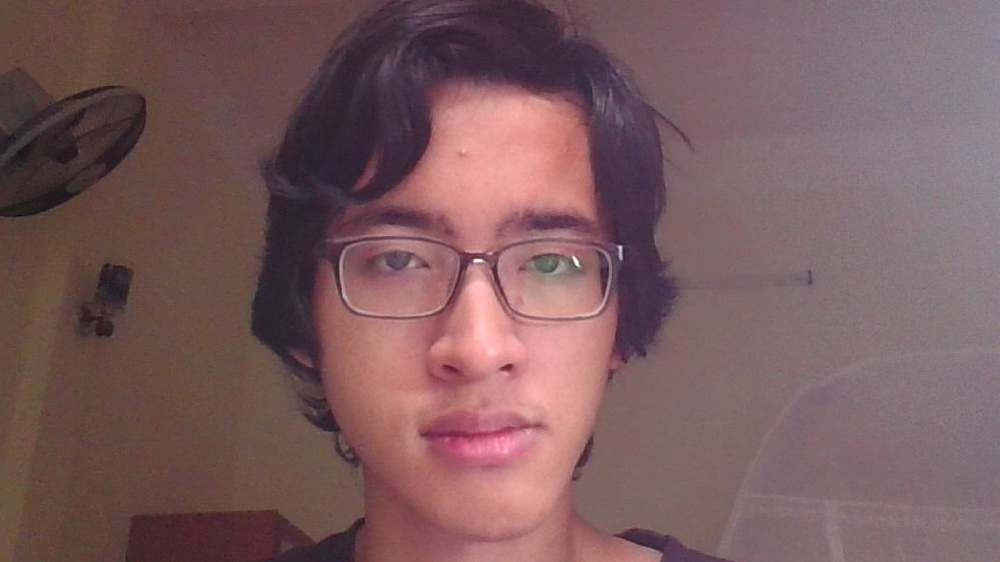
#> input picture Learning/ML Basics/Unsupervised Learning/VLT.jpg, 1000 x 562 px, shrunk from 1920 x 1080 before the run
$ jupyter execute 'K-means Clustering.ipynb'
#> lines starting #> are read from the running program, lines starting #| are printed output that depends on the picture
[cell 1]
import matplotlib.pyplot as plt
import numpy as np
from scipy.spatial.distance import cdist

## Implement K-means Clustering with no scikit-learn

[cell 2]
means = [[2, 2], [8, 3], [3, 6]]
cov = [[1, 0], [0, 1]]
N = 500
X0 = np.random.multivariate_normal(means[0], cov, N)
X1 = np.random.multivariate_normal(means[1], cov, N)
X2 = np.random.multivariate_normal(means[2], cov, N)

X = np.concatenate((X0, X1, X2))

K = 3
original_label = np.asarray([0] * N + [1] * N + [2] * N).T # np.asarray != np.array
original_label.shape

[cell 3]
def kmeans_display(X, label):
    K = np.amax(label) + 1
    X0 = X[label == 0, :]
    X1 = X[label == 1, :]
    X2 = X[label == 2, :]

    plt.plot(X0[:, 0], X0[:, 1], 'b^', markersize = 3, alpha = .6)
    plt.plot(X1[:, 0], X1[:, 1], 'go', markersize = 3, alpha = .6)
    plt.plot(X2[:, 0], X2[:, 1], 'rs', markersize = 3, alpha = .6)

    plt.axis('equal')
    plt.plot()
    plt.show()
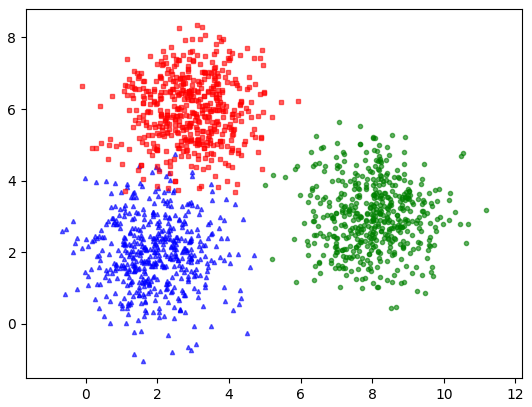
#> figure drawn by matplotlib, 1 panel

kmeans_display(X, original_label)

[cell 4]
def kmeans_init_centers(X, k):
    return X[np.random.choice(X.shape[0], k, replace = False)]

def kmeans_asign_labels(X, centers):
    D = cdist(X, centers)
    #D.shape adu o day print D.shape thi no ko print vi goi ham nay thi no print cai thang return :v
    #print(D.shape) # phai them print moi duoc
    return np.argmin(D, axis = 1)

#kmeans_asign_labels(X, kmeans_init_centers(X, K))

def kmeans_update_centers(X, labels, K):
    centers = np.zeros((K, X.shape[1]))
    for k in range(K):
        Xk = X[labels == k, :]
        centers[k, :] = np.mean(Xk, axis = 0)
    return centers

def has_converged(centers, new_centers):
    return (set([tuple(a) for a in centers])
            == set([tuple(a) for a in new_centers]))

[cell 5]
def kmeans(X, K):
#> called with X = array of shape (1500, 2), K = 3
    centers = [kmeans_init_centers(X, K)]
    labels = []
    it = 0
    while True:
        labels.append(kmeans_asign_labels(X, centers[-1]))
        new_centers = kmeans_update_centers(X, labels[-1], K)
        if has_converged(centers[-1], new_centers):
            break
        centers.append(new_centers)
        it += 1 # bruh in Python, ++it means nothing, must be it += x
    return (centers, labels, it)

[cell 6]
(centers, labels, it) = kmeans(X, K)
print("centers are\n", centers[-1], "\n with ", it, " iterates\n")

[cell 7]
# implement again from the beginning

import numpy as np
import matplotlib.pyplot as plt
from scipy.spatial.distance import cdist

N = 300
K = 4
cov = [[150, 0], [0, 150]]
means = [[10, 30], [50, 90], [40, 40], [20, 60]]

X0 = np.random.multivariate_normal(means[0], cov, N)
X1 = np.random.multivariate_normal(means[1], cov, N)
X2 = np.random.multivariate_normal(means[2], cov, N)
X3 = np.random.multivariate_normal(means[3], cov, N)
tmp = [X0, X1, X2, X3]
cl = ['ro', 'b^', 'gs', 'yv'] # yv duoc ma ov ko duoc vi 'o' la cua marker roi :))
# no phai la color-marker, va marker thi co ^, v, s, o, d,... -> color phai tranh' nhung tu do ra
X = np.concatenate((X0, X1, X2, X3), axis = 0)

fig, ax = plt.subplots(ncols = 2, figsize = (15, 5), sharex = True, sharey = True)

for i in range(K):
    ax[0].plot(tmp[i][:, 0], tmp[i][:, 1], cl[i], markersize = 4)

# tips for naming is to first name the algo u are doing first
# because when u type "kmeans" it will suggest all the func related to that algo
def kmeans_rd_k_centers(X, K):
    return X[np.random.choice(X.shape[0], K, replace = False)]

def kmeans_relabel(X, centers):
    D = cdist(X, centers)
    return np.argmin(D, axis = 1)

def kmeans_recenter(X, labels, K):
    centers = np.zeros((K, X.shape[1]))
    for i in range(K):
        Xk = X[labels == i, :]
        centers[i, :] = np.mean(Xk, axis = 0)
    return centers

def kmeans_isConverged(centers, new_centers):
    return (set([tuple(a) for a in centers])
            == set([tuple(a) for a in new_centers]))

def kmeans2(X, K):
#> called with X = array of shape (1200, 2), K = 4
    centers = [kmeans_rd_k_centers(X, K)]
    labels = []
    it = 0
    while True:
        labels.append(kmeans_relabel(X, centers[-1]))
        new_center = kmeans_recenter(X, labels[-1], K)
        if kmeans_isConverged(centers[-1], new_center):
            break
        it += 1
        centers.append(new_center)
    return (centers, labels, it)

(centers, labels, it) = kmeans2(X, K)
print("centers are:\n", centers[-1], "\n and the number of interates is: ", it)

for i in range(K):
    Xk = X[labels[-1] == i, :]
    ax[1].plot(Xk[:, 0], Xk[:, 1], cl[i], markersize = 4)
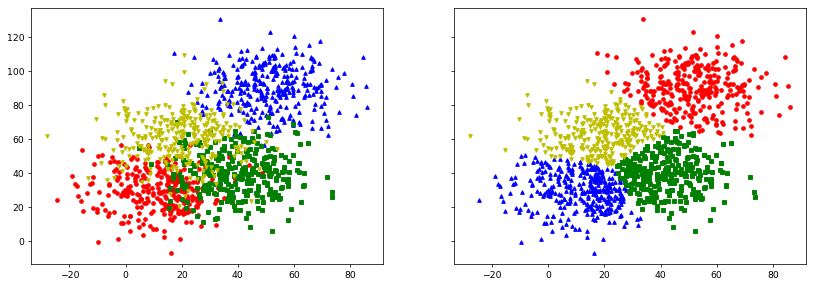
#> figure drawn by matplotlib, 2 panels

## Implement Kmeans Clustering using scikit-learn

[cell 8]
from sklearn.cluster import KMeans
import numpy as np
import matplotlib.pyplot as plt

K = 4
N = 300
cov = [[150, 0], [0, 150]]
means = [[10, 30], [50, 90], [40, 40], [20, 60]]

X0 = np.random.multivariate_normal(means[0], cov, N)
X1 = np.random.multivariate_normal(means[1], cov, N)
X2 = np.random.multivariate_normal(means[2], cov, N)
X3 = np.random.multivariate_normal(means[3], cov, N)
X = np.concatenate((X0, X1, X2, X3), axis = 0)

kmeans = KMeans(n_clusters = 4, random_state = 0)
kmeans.fit(X)
print("centers found by sci-kit learn\n", kmeans.cluster_centers_)
pred_label = kmeans.predict(X)

tmp = [X0, X1, X2, X3]
cl = ['ro', 'b^', 'yv', 'gd']

fig, ax = plt.subplots(ncols = 2, figsize = (15, 5), sharex = True, sharey = True)

for i in range(K):
    ax[0].plot(tmp[i][:, 0], tmp[i][:, 1], cl[i], markersize = 4, alpha = .5)

for i in range(K):
    Xk = X[pred_label == i, :]
    ax[1].plot(Xk[:, 0], Xk[:, 1], cl[i], markersize = 4, alpha = .5)
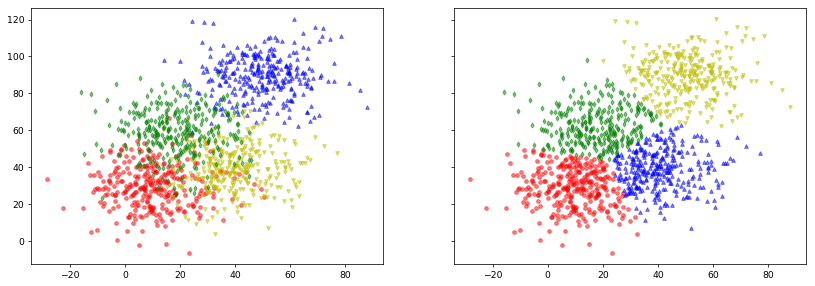
#> figure drawn by matplotlib, 2 panels

[cell 9]
lst = [1, 2, 3]
b = [3, 4, 5]
a = set()
# a.add(lst)  Can't because list is not hashable
a.add(tuple(lst))
a.add(tuple(b))
a
x = set([10, 4, 6]) # set(?) ? must be a iterable data type so that set can access and extract all elements in that
y = set((1, 2))
x
y

[cell 10]
import matplotlib.image as mpimage
import matplotlib.pyplot as plt
import os
import numpy as np
from sklearn.cluster import KMeans

pic = os.path.join('VLT.jpg')
img = mpimage.imread(pic)
#> img is the input picture: shape (562, 1000, 3); mean R, G, B 122.1, 91.6, 93.9

[cell 11]
#print(img.shape)
#plt.imshow(img)
#plt.axis('off')
img2 = img.reshape(img.shape[0] * img.shape[1], img.shape[2])
img2 = img2.copy() # since reshape doesnt allow u to modify -> must create a copy first
#print(img2.shape)

kmeans = KMeans(n_clusters = 20, random_state = False).fit(img2)
pred_label = kmeans.predict(img2)
centers = kmeans.cluster_centers_
#> centers = 20 rows, first 8: [177.1, 115.9, 116.4], [101.3, 72.77, 64.25], [128.9, 105.7, 111.1], [216.7, 148.7, 145.8], [61.92, 44.33, 58.87], [136.5, 121.5, 128.4], [99.63, 68.12, 78.12], [237.3, 164.8, 162.4]
#print(centers)

for i in range(20):
    img2[pred_label == i, :] = centers[i, :]

print(img2)
#> (printed output is left out)

img2 = img2.reshape(img.shape[0], img.shape[1], img.shape[2])
plt.imshow(img2)
plt.axis('off')

[cell 12]
pic = 'rocks.jpg'
img = mpimage.imread(pic)
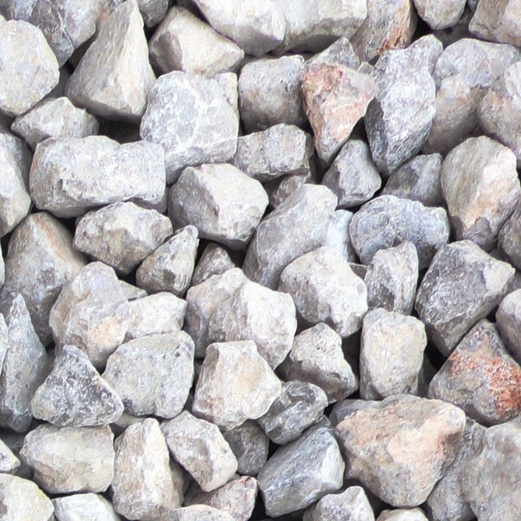
#> input picture Learning/ML Basics/Unsupervised Learning/rocks.jpg, 521 x 521 px, shrunk from 1000 x 1000 before the run
#> img is the input picture: shape (521, 521, 3); mean R, G, B 179.3, 175.9, 178

Nc = 15

if img.max() > 1:
    img = img / 255.0

plt.imshow(img)
plt.axis('off')
print(f"Original shape: {img.shape}")
#| Original shape: (521, 521, 3)

H, W, C = img.shape
#> H = 521; W = 521; C = 3
tmp = np.zeros((H, W, C + 2))
for i in range(H):
    for j in range(W):
        tmp[i, j, 0:3] = img[i, j, 0:3]
        tmp[i, j, 3] = i / H
        tmp[i, j, 4] = j / W

img2 = tmp.reshape(-1, tmp.shape[2])
model = KMeans(n_clusters = Nc, random_state = 42).fit(img2)
pred_label = model.labels_
centers = model.cluster_centers_
#> centers = 15 rows, first 6: [0.886, 0.886, 0.893, 0.191, 0.268], [0.587, 0.554, 0.566, 0.681, 0.885], [0.24, 0.222, 0.234, 0.289, 0.259], [0.671, 0.663, 0.672, 0.731, 0.135], [0.851, 0.838, 0.849, 0.176, 0.759], [0.395, 0.38, 0.39, 0.681, 0.174]
label2D = pred_label.reshape(H, W)
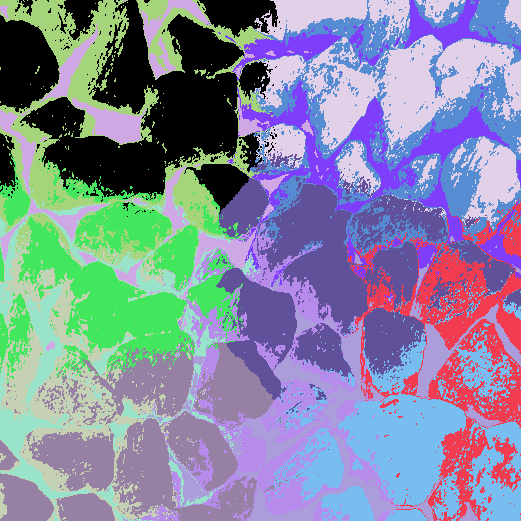
#> label2D: shape (521, 521) int32; 15 distinct labels, from 0 to 14; one colour per label, 0 black


img3 = np.zeros((img2.shape[0], 3), dtype = float)
for i in range(Nc):
    img3[pred_label == i, 0:3] = centers[i, 0:3]

img3 = img3.reshape(H, W, C)
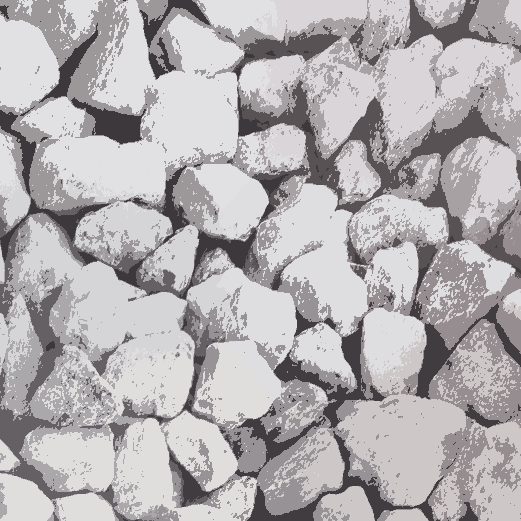
#> img3: shape (521, 521, 3) float64; mean of channels 0, 1, 2 0.703, 0.69, 0.698; drawn as R, G, B

dx = [0, 1, 1, -1, 0, -1, 1, -1]
dy = [1, 0, 1, -1, -1, 1, -1, 0]

for i in range(H):
    for j in range(W):
        cnt = 0
        for k in range(8):
            ni = i + dx[k]
            nj = j + dy[k]
            if 0 <= ni < H and 0 <= nj < W and label2D[i, j] != label2D[ni, nj]:
                cnt += 1
        if 1 < cnt < 5:
            img3[i, j, :] = np.array([0, 0, 255])
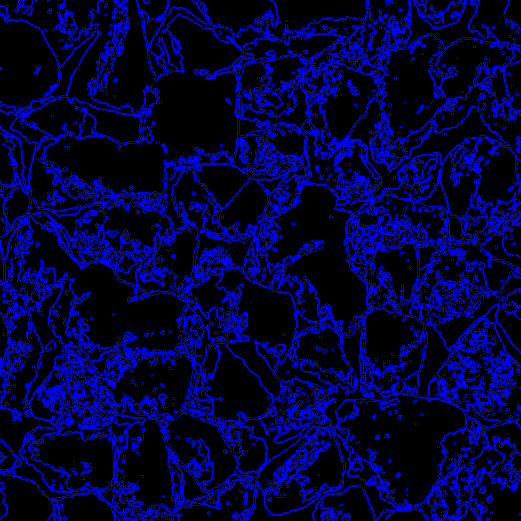
#> img3: shape (521, 521, 3) float64; mean of channels 0, 1, 2 0.6, 0.5, 59.1; drawn as R, G, B

plt.imshow(img3)
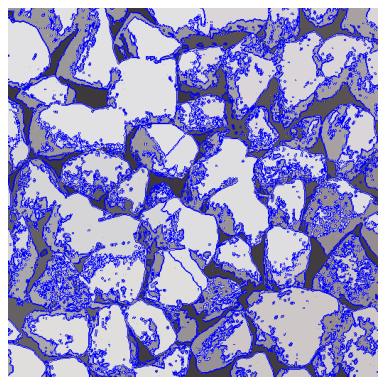
#> figure drawn by matplotlib, 1 panel
